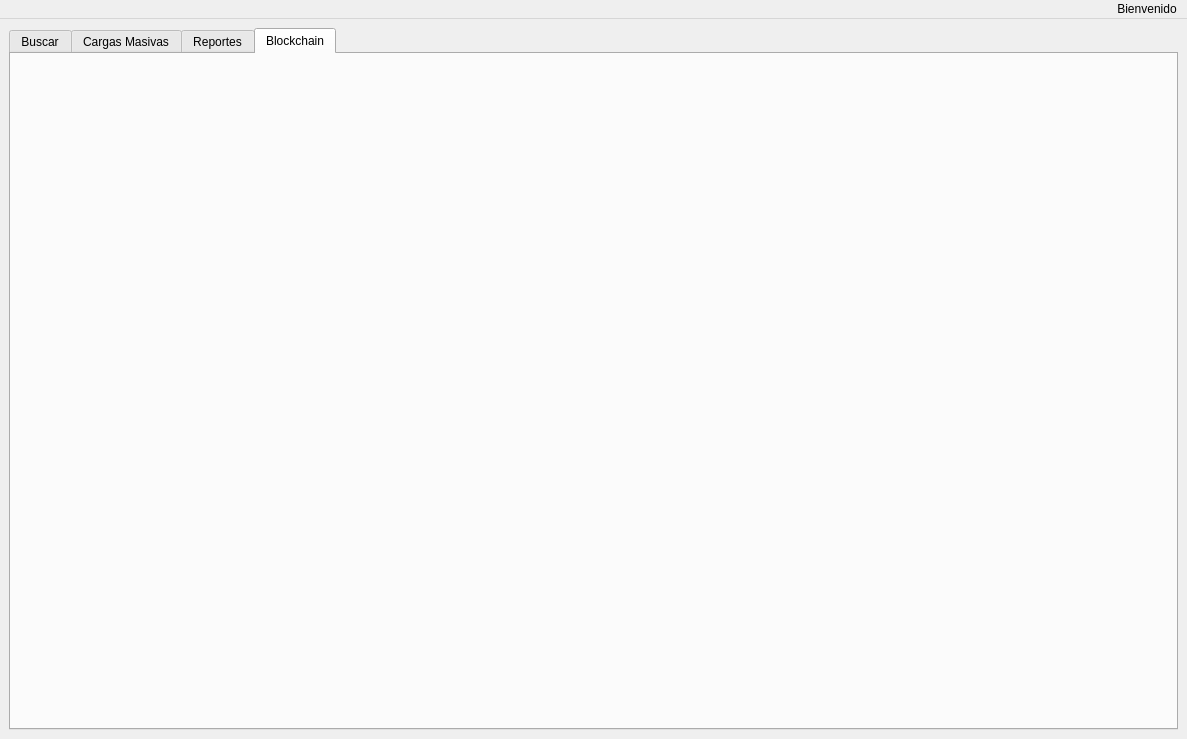
<?xml version="1.0" encoding="UTF-8"?>
<ui version="4.0">
 <class>AdminWindow</class>
 <widget class="QMainWindow" name="AdminWindow">
  <property name="geometry">
   <rect>
    <x>0</x>
    <y>0</y>
    <width>1187</width>
    <height>739</height>
   </rect>
  </property>
  <property name="windowTitle">
   <string>MainWindow</string>
  </property>
  <property name="windowIcon">
   <iconset theme="QIcon::ThemeIcon::Computer"/>
  </property>
  <widget class="QWidget" name="centralwidget">
   <layout class="QVBoxLayout" name="verticalLayout_7">
    <item>
     <widget class="QTabWidget" name="tabWidget">
      <property name="currentIndex">
       <number>3</number>
      </property>
      <widget class="QWidget" name="tab_buscar">
       <attribute name="title">
        <string>Buscar</string>
       </attribute>
       <layout class="QVBoxLayout" name="verticalLayout_8">
        <item>
         <widget class="QWidget" name="buscar_horizontal_groups" native="true">
          <property name="minimumSize">
           <size>
            <width>0</width>
            <height>50</height>
           </size>
          </property>
          <layout class="QHBoxLayout" name="horizontalLayout">
           <item>
            <widget class="QGroupBox" name="groupBox_buscar_buscar">
             <property name="title">
              <string>Buscar</string>
             </property>
             <layout class="QVBoxLayout" name="verticalLayout_9">
              <item>
               <layout class="QHBoxLayout" name="horizontalLayout_buscar_buscar">
                <property name="leftMargin">
                 <number>10</number>
                </property>
                <property name="rightMargin">
                 <number>10</number>
                </property>
                <item>
                 <widget class="QLineEdit" name="lineEdit_buscar_buscar">
                  <property name="placeholderText">
                   <string>correo@gmail.com</string>
                  </property>
                 </widget>
                </item>
                <item>
                 <widget class="QPushButton" name="pushButton_buscar_buscar">
                  <property name="text">
                   <string>Buscar</string>
                  </property>
                 </widget>
                </item>
               </layout>
              </item>
             </layout>
            </widget>
           </item>
           <item>
            <widget class="QGroupBox" name="groupBox_buscar_ordenar">
             <property name="title">
              <string>Ordenar</string>
             </property>
             <layout class="QVBoxLayout" name="verticalLayout_10">
              <item>
               <layout class="QHBoxLayout" name="horizontalLayout_buscar_ordenar">
                <property name="leftMargin">
                 <number>10</number>
                </property>
                <property name="rightMargin">
                 <number>10</number>
                </property>
                <item>
                 <widget class="QComboBox" name="comboBox_buscar_ordenar">
                  <property name="sizePolicy">
                   <sizepolicy hsizetype="Expanding" vsizetype="Fixed">
                    <horstretch>0</horstretch>
                    <verstretch>0</verstretch>
                   </sizepolicy>
                  </property>
                  <item>
                   <property name="text">
                    <string>InOrden</string>
                   </property>
                  </item>
                  <item>
                   <property name="text">
                    <string>PreOrden</string>
                   </property>
                  </item>
                  <item>
                   <property name="text">
                    <string>PostOrden</string>
                   </property>
                  </item>
                 </widget>
                </item>
                <item>
                 <widget class="QPushButton" name="pushButton_buscar_aplicar">
                  <property name="text">
                   <string>Aplicar</string>
                  </property>
                 </widget>
                </item>
               </layout>
              </item>
             </layout>
            </widget>
           </item>
          </layout>
         </widget>
        </item>
        <item>
         <widget class="QTableWidget" name="tableUsuarios">
          <property name="editTriggers">
           <set>QAbstractItemView::EditTrigger::NoEditTriggers</set>
          </property>
          <attribute name="horizontalHeaderShowSortIndicator" stdset="0">
           <bool>false</bool>
          </attribute>
          <attribute name="horizontalHeaderStretchLastSection">
           <bool>true</bool>
          </attribute>
          <column>
           <property name="text">
            <string>Nombres</string>
           </property>
          </column>
          <column>
           <property name="text">
            <string>Apellidos</string>
           </property>
          </column>
          <column>
           <property name="text">
            <string>Correo</string>
           </property>
          </column>
          <column>
           <property name="text">
            <string>Fecha de Nacimiento</string>
           </property>
          </column>
          <column>
           <property name="text">
            <string/>
           </property>
          </column>
          <column>
           <property name="text">
            <string/>
           </property>
          </column>
         </widget>
        </item>
       </layout>
      </widget>
      <widget class="QWidget" name="tab_cargas">
       <attribute name="title">
        <string>Cargas Masivas</string>
       </attribute>
       <layout class="QVBoxLayout" name="verticalLayout_11">
        <item>
         <layout class="QHBoxLayout" name="cargas_horizontal_groups">
          <property name="spacing">
           <number>30</number>
          </property>
          <property name="leftMargin">
           <number>20</number>
          </property>
          <property name="topMargin">
           <number>20</number>
          </property>
          <property name="rightMargin">
           <number>20</number>
          </property>
          <property name="bottomMargin">
           <number>20</number>
          </property>
          <item>
           <widget class="QGroupBox" name="groupBox_usuarios">
            <property name="title">
             <string>Usuarios</string>
            </property>
            <layout class="QVBoxLayout" name="verticalLayout_12">
             <item>
              <widget class="QPushButton" name="pushButton_cargar_usuarios">
               <property name="layoutDirection">
                <enum>Qt::LayoutDirection::RightToLeft</enum>
               </property>
               <property name="text">
                <string>Cargar Usuarios </string>
               </property>
               <property name="icon">
                <iconset theme="QIcon::ThemeIcon::DocumentOpen"/>
               </property>
              </widget>
             </item>
            </layout>
           </widget>
          </item>
          <item>
           <widget class="QGroupBox" name="groupBox_solicitudes">
            <property name="title">
             <string>Solicitudes</string>
            </property>
            <layout class="QVBoxLayout" name="verticalLayout_13">
             <item>
              <widget class="QPushButton" name="pushButton_cargar_solicitudes">
               <property name="layoutDirection">
                <enum>Qt::LayoutDirection::RightToLeft</enum>
               </property>
               <property name="text">
                <string>Cargar Solicitudes</string>
               </property>
               <property name="icon">
                <iconset theme="QIcon::ThemeIcon::DocumentOpen"/>
               </property>
              </widget>
             </item>
            </layout>
           </widget>
          </item>
          <item>
           <widget class="QGroupBox" name="groupBox_publicaciones">
            <property name="title">
             <string>Publicaciones</string>
            </property>
            <layout class="QVBoxLayout" name="verticalLayout_14">
             <item>
              <widget class="QPushButton" name="pushButton_cargar_publicaciones">
               <property name="layoutDirection">
                <enum>Qt::LayoutDirection::RightToLeft</enum>
               </property>
               <property name="text">
                <string>Cargar Publicaciones</string>
               </property>
               <property name="icon">
                <iconset theme="QIcon::ThemeIcon::DocumentOpen"/>
               </property>
              </widget>
             </item>
            </layout>
           </widget>
          </item>
         </layout>
        </item>
       </layout>
      </widget>
      <widget class="QWidget" name="tab_reportes">
       <attribute name="title">
        <string>Reportes</string>
       </attribute>
       <layout class="QVBoxLayout" name="verticalLayout">
        <item>
         <widget class="QPushButton" name="pushButton_reportes_generar">
          <property name="sizePolicy">
           <sizepolicy hsizetype="Fixed" vsizetype="Fixed">
            <horstretch>0</horstretch>
            <verstretch>0</verstretch>
           </sizepolicy>
          </property>
          <property name="minimumSize">
           <size>
            <width>150</width>
            <height>0</height>
           </size>
          </property>
          <property name="layoutDirection">
           <enum>Qt::LayoutDirection::LeftToRight</enum>
          </property>
          <property name="text">
           <string>Generar Reporte</string>
          </property>
         </widget>
        </item>
        <item>
         <widget class="QScrollArea" name="scrollArea_reportes">
          <property name="widgetResizable">
           <bool>true</bool>
          </property>
          <widget class="QWidget" name="scrollAreaWidgetContents">
           <property name="geometry">
            <rect>
             <x>0</x>
             <y>0</y>
             <width>1131</width>
             <height>1077</height>
            </rect>
           </property>
           <layout class="QVBoxLayout" name="verticalLayout_22">
            <item>
             <layout class="QHBoxLayout" name="horizontalLayout_2">
              <item>
               <widget class="QGroupBox" name="groupBox_reporte_usuarios">
                <property name="minimumSize">
                 <size>
                  <width>0</width>
                  <height>500</height>
                 </size>
                </property>
                <property name="title">
                 <string>Arbol de Usuarios</string>
                </property>
                <layout class="QVBoxLayout" name="verticalLayout_3">
                 <item>
                  <widget class="QWidget" name="verticalWidget_reporte_users" native="true">
                   <layout class="QVBoxLayout" name="verticalLayout_5">
                    <property name="spacing">
                     <number>0</number>
                    </property>
                    <property name="leftMargin">
                     <number>10</number>
                    </property>
                    <property name="topMargin">
                     <number>10</number>
                    </property>
                    <property name="rightMargin">
                     <number>10</number>
                    </property>
                    <property name="bottomMargin">
                     <number>10</number>
                    </property>
                    <item>
                     <widget class="QLabel" name="img_usuarios">
                      <property name="text">
                       <string>IMAGEN</string>
                      </property>
                      <property name="alignment">
                       <set>Qt::AlignmentFlag::AlignCenter</set>
                      </property>
                     </widget>
                    </item>
                    <item>
                     <widget class="QPushButton" name="pushButton_reporte_users">
                      <property name="text">
                       <string>Abrir Imagen</string>
                      </property>
                     </widget>
                    </item>
                   </layout>
                  </widget>
                 </item>
                </layout>
               </widget>
              </item>
              <item>
               <widget class="QGroupBox" name="groupBox_reporte_publicaciones">
                <property name="minimumSize">
                 <size>
                  <width>0</width>
                  <height>500</height>
                 </size>
                </property>
                <property name="title">
                 <string>Lista de Publicaciones</string>
                </property>
                <layout class="QVBoxLayout" name="verticalLayout_2">
                 <item>
                  <widget class="QWidget" name="vertical_reporte_posts" native="true">
                   <layout class="QVBoxLayout" name="verticalLayout_6">
                    <property name="spacing">
                     <number>0</number>
                    </property>
                    <property name="leftMargin">
                     <number>10</number>
                    </property>
                    <property name="topMargin">
                     <number>10</number>
                    </property>
                    <property name="rightMargin">
                     <number>10</number>
                    </property>
                    <property name="bottomMargin">
                     <number>10</number>
                    </property>
                    <item>
                     <widget class="QLabel" name="img_publicaciones">
                      <property name="text">
                       <string>IMAGEN</string>
                      </property>
                      <property name="alignment">
                       <set>Qt::AlignmentFlag::AlignCenter</set>
                      </property>
                     </widget>
                    </item>
                    <item>
                     <widget class="QPushButton" name="pushButton_reporte_posts">
                      <property name="text">
                       <string>Abrir Imagen</string>
                      </property>
                     </widget>
                    </item>
                   </layout>
                  </widget>
                 </item>
                </layout>
               </widget>
              </item>
             </layout>
            </item>
            <item>
             <layout class="QHBoxLayout" name="horizontalLayout_3">
              <property name="topMargin">
               <number>50</number>
              </property>
              <item>
               <widget class="QGroupBox" name="groupBox_reporte_amistades">
                <property name="minimumSize">
                 <size>
                  <width>0</width>
                  <height>500</height>
                 </size>
                </property>
                <property name="title">
                 <string>Relaciones de amistad</string>
                </property>
                <layout class="QVBoxLayout" name="verticalLayout_4">
                 <item>
                  <widget class="QWidget" name="verticalWidget_reporte_users_2" native="true">
                   <layout class="QVBoxLayout" name="verticalLayout_15">
                    <property name="spacing">
                     <number>0</number>
                    </property>
                    <property name="leftMargin">
                     <number>10</number>
                    </property>
                    <property name="topMargin">
                     <number>10</number>
                    </property>
                    <property name="rightMargin">
                     <number>10</number>
                    </property>
                    <property name="bottomMargin">
                     <number>10</number>
                    </property>
                    <item>
                     <widget class="QLabel" name="img_amistades">
                      <property name="text">
                       <string>IMAGEN</string>
                      </property>
                      <property name="alignment">
                       <set>Qt::AlignmentFlag::AlignCenter</set>
                      </property>
                     </widget>
                    </item>
                    <item>
                     <widget class="QPushButton" name="pushButton_reporte_amistades">
                      <property name="text">
                       <string>Abrir Imagen</string>
                      </property>
                     </widget>
                    </item>
                   </layout>
                  </widget>
                 </item>
                </layout>
               </widget>
              </item>
              <item>
               <widget class="QGroupBox" name="groupBox">
                <property name="title">
                 <string>Tabla de Adyacencia</string>
                </property>
                <layout class="QVBoxLayout" name="verticalLayout_16">
                 <item>
                  <widget class="QLabel" name="img_amistades_ady">
                   <property name="text">
                    <string>IMAGEN</string>
                   </property>
                   <property name="alignment">
                    <set>Qt::AlignmentFlag::AlignCenter</set>
                   </property>
                  </widget>
                 </item>
                 <item>
                  <widget class="QPushButton" name="pushButton_reporte_amistades_ady">
                   <property name="text">
                    <string>Abrir Imagen</string>
                   </property>
                  </widget>
                 </item>
                </layout>
               </widget>
              </item>
             </layout>
            </item>
           </layout>
          </widget>
         </widget>
        </item>
       </layout>
      </widget>
      <widget class="QWidget" name="tab">
       <attribute name="title">
        <string>Blockchain</string>
       </attribute>
      </widget>
     </widget>
    </item>
   </layout>
  </widget>
  <widget class="QMenuBar" name="menubar">
   <property name="geometry">
    <rect>
     <x>0</x>
     <y>0</y>
     <width>1187</width>
     <height>21</height>
    </rect>
   </property>
   <property name="layoutDirection">
    <enum>Qt::LayoutDirection::RightToLeft</enum>
   </property>
   <widget class="QMenu" name="menuBienvenido">
    <property name="autoFillBackground">
     <bool>true</bool>
    </property>
    <property name="title">
     <string>Bienvenido</string>
    </property>
    <addaction name="actionVista_Usuario"/>
    <addaction name="separator"/>
    <addaction name="actionCerrar_Sesion"/>
   </widget>
   <addaction name="menuBienvenido"/>
  </widget>
  <action name="actionCerrar_Sesion">
   <property name="text">
    <string>Cerrar Sesion</string>
   </property>
  </action>
  <action name="actionVista_Usuario">
   <property name="text">
    <string>Vista Usuario</string>
   </property>
  </action>
 </widget>
 <resources/>
 <connections/>
</ui>
